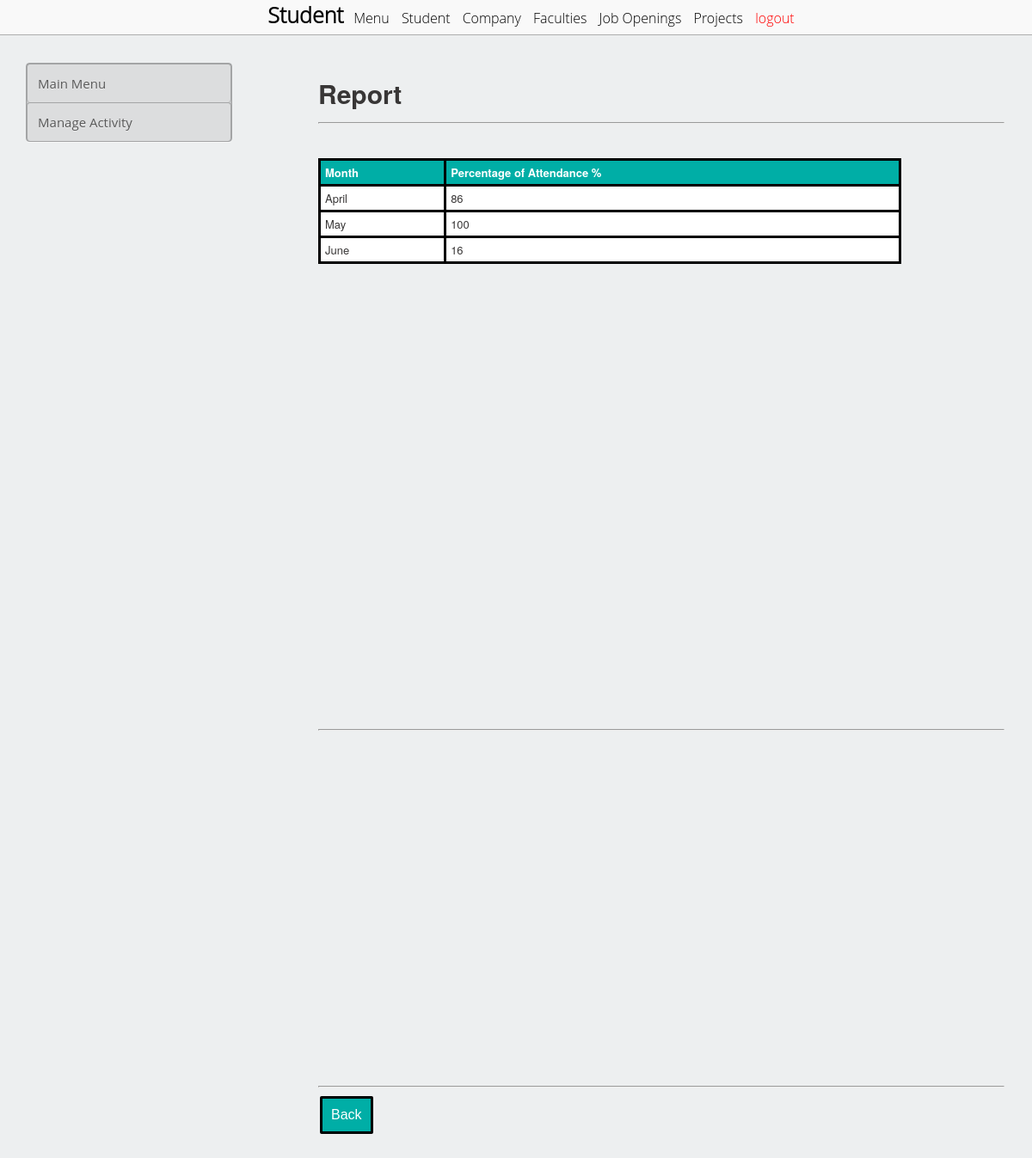
Page /student/report.php on the committed database.
### tables this page shows
CREATE TABLE `attendance` (
  `month` varchar(20) NOT NULL,
  `attendance_percentage` int(11) NOT NULL
);

### student/report.php (the view, shortened to what this page needs)
<!DOCTYPE html>
<html lang='en'>
<head>
  <link rel='stylesheet' href='https://stackpath.bootstrapcdn.com/font-awesome/4.7.0/css/font-awesome.min.css'>
    <link href='../style_admin.css' rel='stylesheet'>
    <link href='../table.css' rel='stylesheet'>
</head>
<body>
   <nav id='nav'>
        <ul style='list-style: none; display: inline'>
            <div id='logo' style='font-weight: bold'>
                Student
            </div>
            <li><a href='student.php'>Menu</a></li>
            <li><a href='show_student.php'>Student </a></li>
            <li><a href=''>Company</a></li>
            <li><a href=''>Faculties</a></li>
            <li><a href=''>Job Openings</a></li>
            <li><a href=''>Projects</a></li>
            <li align='right' ><a href='../logout.php' style='color:red;'>logout</a></li>
        </ul>
    </nav>
    <div id='main'>
        <div id='left'>
            <div id='sidebar'>
                <div class='menu'>
                    <a href='student.php'>
                        <div class='menu menu-item' id='student_tc'>
                            Main Menu
                        </div>
                    </a>
                    <a href='StudentList.php'>
                        <div class='menu menu-item' id='student_tc'>
                            Manage Activity
                        </div>
                    </a>
                </div>
            </div>
        </div>
        <div id='right'>
            <form action='' method='GET' accept-charset='utf-8'>
             <div class='table_container'>
                    <div class='sub-table-container'>
                        <table class='tc'>
		<thread>
		<section class='section-1'>
		<h1 style='font-size:30px'><b>Report</h1></b>
		<hr><br><br>
		</thread>
		<tbody>	<center>
					<table>
					  <tr id="list">
						<td style="background-color:#00aea6; color: white"><b>Month</b></td>
						<td style="background-color:#00aea6; color: white"><b>Percentage of Attendance %</b></td>
					  </tr>
					<?php
						$conn = mysqli_connect("localhost", "root", "", "myli");
						$query = "SELECT * FROM attendance
									LIMIT 50";
						$result = mysqli_query($conn, $query);
					?>
					  <?php
						while($row=mysqli_fetch_assoc($result))
						{
							$month = $row['month'];
							$attendance_percentage = $row['attendance_percentage'];
					  ?>
						<tr id="list">
							<td><?php echo $month ?></td>
							<td><?php echo $attendance_percentage ?></td>
						</tr>
					  <?php
						}
					  ?>
					</table><br>
    <div id="donutchart" style="width: 600px; height: 500px;"></div>
<br><hr>
  <div id="visualization" style="width: 600px; height: 400px;"></div>
	<hr>
			<input type="button" value="Back" onclick="history.go(-1);">
			</center></tbody>
           </div>
</body>
</html>

### style_admin.css (style rules this page uses)
body, html { margin: 0px auto; width: 100%; }
#nav { position: fixed; height: 40px; width: 100%; font-family: "open sans light", "Helvetica Neue", Helvetica, arial, sans-serif; background: #F9F9F9; border-bottom: 1px solid #ADADAD; text-align: center; }
li { display: inline-block; padding-left: 5px; padding-right: 5px; padding-top: 10px; padding-bottom: 10px; }
a { color: black; text-decoration: none; }
#nav li { text-decoration: none; color: #000000; }
#nav ul { margin-top: 0px; }
#logo { display: inline; font-size: 25px; text-align: left; }
#main { padding-top: 43px; width: '100%'; margin: 0 auto; }
#left { float: left; width: 25%; }
#right { float: right; width: 75%; }
#nav { z-index:50; }
#main { z-index: 5; }

### table.css (style rules this page uses)
.table_container { padding: 32px; padding-left: 70px; }
.table_container table { width: 85%; }
.menu { background: rgba(0,0,0,0.07); border-radius: 4px; overflow: hidden; border:#A3A4A5 solid 1px; border-bottom:#A3A4A5 solid 1px; box-shadow: 0 1px 0 rgba(255, 255, 255, 0.5), inset 0 0 1px rgba(0,0,0,0.8), inset 0 1px 3px rgba(0,0,0,0.2); }
.menu .menu-item { padding: 12px; cursor: pointer; border-bottom: 1px solid rgba(0,0,0,0.15); box-shadow: inset 0 1px 0 rgba(255,255,255,0.25); color: #595959; position: relative; font-size: 15px; text-indent: 0px; text-shadow: 0 1px 0 rgba(255,255,255,0.4); background: #DCDDDE; }
.menu .menu-item:first-child { border-top-left-radius: 4px; border-top-right-radius: 4px; box-shadow: none; }
.menu .menu-item:last-child { border-bottom: none; border-bottom-left-radius: 4px; border-bottom-right-radius: 4px; }
#sidebar { padding: 30px; }
.sub-table-container { width: 100%; color: #383636; font: 13px/17px "Helvetica Neue", arial, sans-serif; }
table { width: 100%; border-collapse: collapse; }
.tc { text-align: center; width: 50%; -webkit-box-shadow: 0 0 200px rgba(255, 255, 255, 0.5), 0 30px 10px rgba(0, 0, 0, 0.3); box-shadow: 0 0 200px rgba(255, 255, 255, 0.5), 0.5px 3px 1px rgba(0, 0, 0, 0.3); }

### student/report.php (style rules this page uses)
body { font-family: 'open sans', 'Helvetica Neu', Helvetica, arial, sans-serif; background: #EDEFF0; }
input[type=button] { background-color: #00aea6; border: 3px solid black; color: white; padding: 10px; text-align: center; text-decoration: none; display: inline-block; font-size: 16px; margin: 4px 2px; cursor: pointer; border-radius: 2px; }
#list th, #list td { border: 3px solid black; border-collapse: collapse; background: white; padding: 5px; }

### rows in the picture
attendance: month "April", attendance_percentage "86"
attendance: month "May", attendance_percentage "100"
attendance: month "June", attendance_percentage "16"
